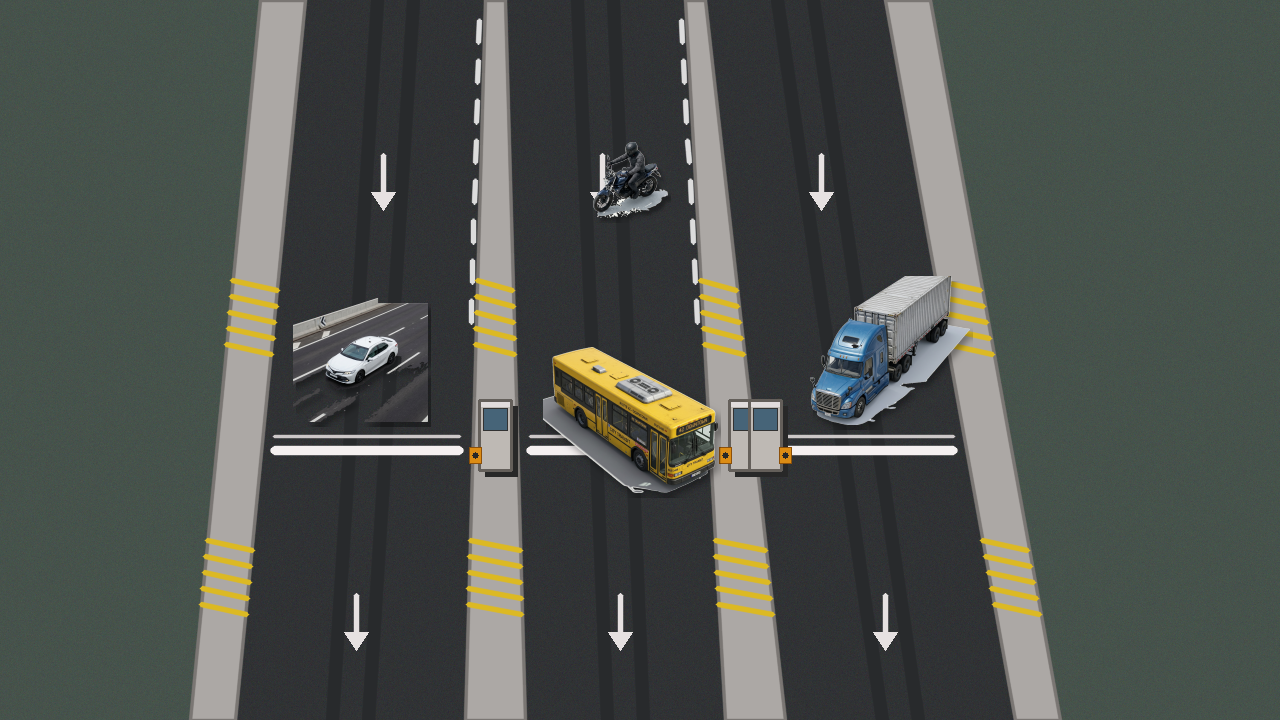
#> input picture vehicle_render_test.png, 1280 x 720 px, given in place of car_topdown_test_1790265451799.jpg, which was not available
$ python prepare_aligned_sprites.py
#> lines starting #> are read from the running program, lines starting #| are printed output that depends on the picture; after the words box and inside, x2 and y2 are one past the last pixel; in counts of white or black regions, pixels touching at a corner belong together; pictures that were not available may be replaced by others from this repository, and a replacement may not be noted
"""
Script to extract, align, rotate to +Y (downward traffic direction),
and save transparent RGBA vehicle sprites into assets/vehicles/.
Also verifies YOLOv8 detection on each generated sprite asset.
"""

import os
import cv2
import numpy as np

ARTIFACT_DIR = r"C:\Users\chand\.gemini\antigravity-ide\brain\561fba83-d737-4d92-818c-2df9aff70e06"

# (filename, output_name, rotation_angle_degrees_to_align_vertically_facing_down)
SPRITE_SPECS = {
    "car": [
        ("car_topdown_test_1790265451799.jpg", "car_01.png", 0.0),      # Grey BMW sedan (already pointing down)
        ("car_suv_topdown_1790265521084.jpg", "car_02.png", 18.0),     # White SUV (slight clockwise tilt)
        ("car_red_topdown_1790265643660.jpg", "car_03.png", 22.0),     # Red hatchback
    ],
    "truck": [
        ("truck_box_topdown_1790265551731.jpg", "truck_01.png", -32.0), # White box truck
        ("truck_cargo_topdown_1790265667043.jpg", "truck_02.png", -30.0),# Blue semi truck
    ],
    "bus": [
        ("bus_coach_topdown_1790265578552.jpg", "bus_01.png", 32.0),    # White coach bus
        ("bus_city_topdown_1790265693856.jpg", "bus_02.png", 30.0),     # Yellow city transit bus
    ],
    "motorcycle": [
        ("motorcycle_topdown_1790265607433.jpg", "motorcycle_01.png", -28.0), # Blue commuter bike
        ("motorcycle_red_topdown_1790265725012.jpg", "motorcycle_02.png", 30.0), # Red sports bike
    ]
}


def clean_and_extract_vehicle(src_path: str, rot_deg: float) -> np.ndarray:
#> called with rot_deg = 0
    img = cv2.imread(src_path)
#> img is the input picture: shape (720, 1280, 3); mean B, G, R 78.4, 83, 78.5
    if img is None:
        raise FileNotFoundError(f"Missing {src_path}")

    h, w = img.shape[:2]
#> h = 720; w = 1280

    # Remove any corner timestamps/watermarks in top 120px
    img[:120, :380] = [255, 255, 255]
    img[:120, w-380:] = [255, 255, 255]

    # Floodfill background from 4 corners
    flood_mask = np.zeros((h + 2, w + 2), dtype=np.uint8)
    diff = (22, 22, 22)
    corners = [(2, 2), (w - 3, 2), (2, h - 3), (w - 3, h - 3), (w // 2, 2)]

    # Copy for floodfill
    fill_img = img.copy()
    for cx, cy in corners:
        cv2.floodFill(fill_img, flood_mask, (cx, cy), (0, 0, 0), diff, diff, cv2.FLOODFILL_FIXED_RANGE)
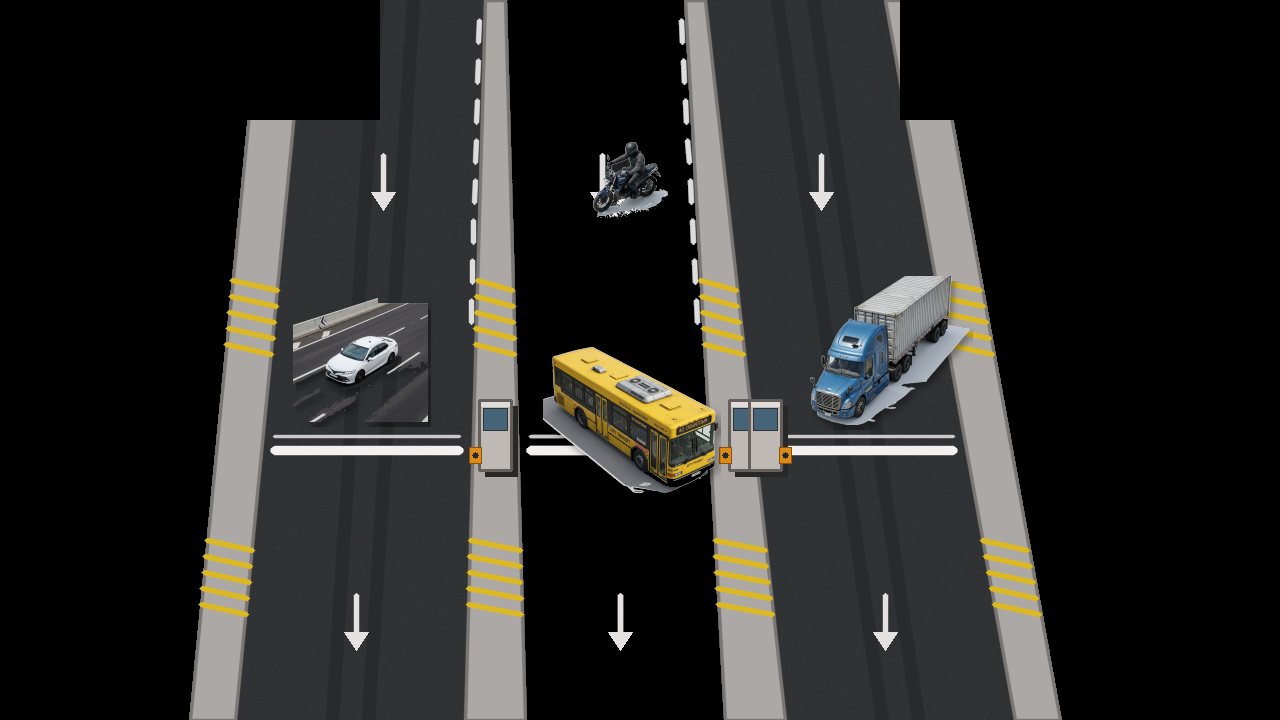
#> fill_img: shape (720, 1280, 3); mean B, G, R 40.2, 42.3, 42.7

    # In flood_mask, 1 indicates background
    bg_mask = flood_mask[1:h+1, 1:w+1]

    # Also mark anything near-white as background
    is_white = (img[:, :, 0] > 238) & (img[:, :, 1] > 238) & (img[:, :, 2] > 238)
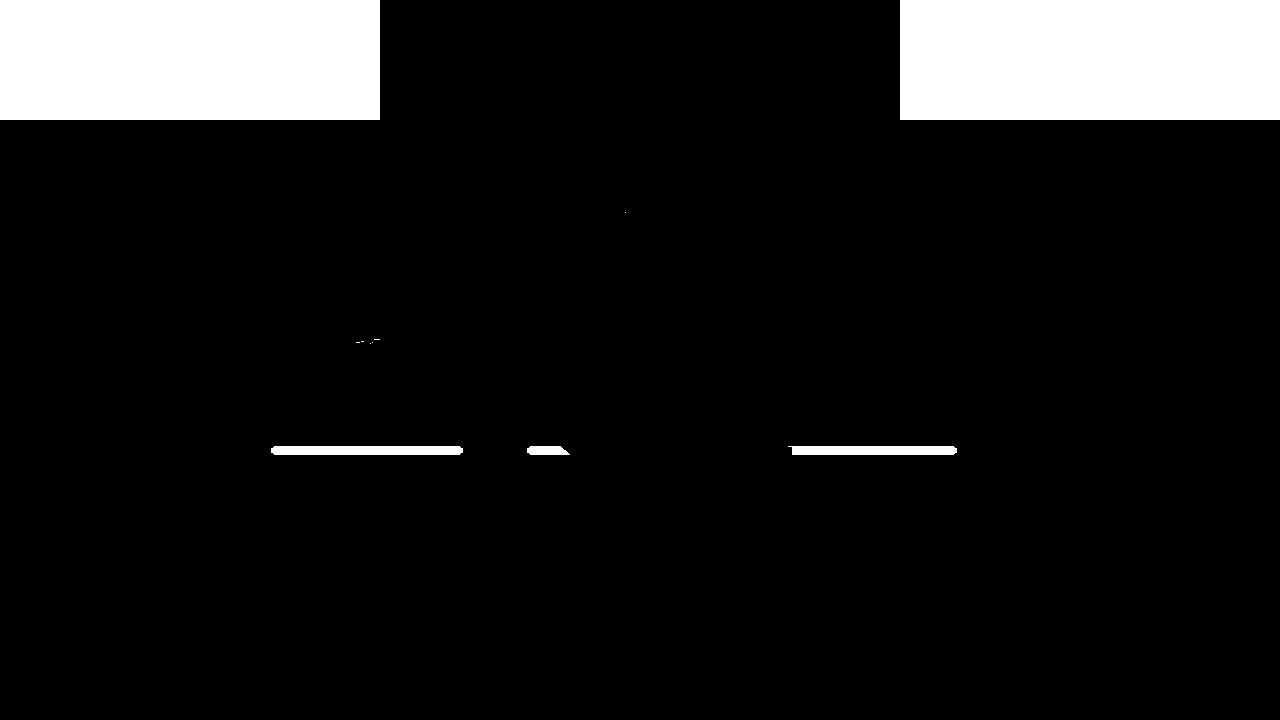
#> is_white: shape (720, 1280) bool; 10.3% white; 11 white regions (6 under 20 px), largest, box (x1, y1, x2, y2) and area: (0, 0, 380, 120) 45600, (900, 0, 1280, 120) 45600, (271, 446, 463, 455) 1708, (788, 446, 957, 455) 1479, (527, 446, 570, 455) 337
    combined_bg = (bg_mask > 0) | is_white
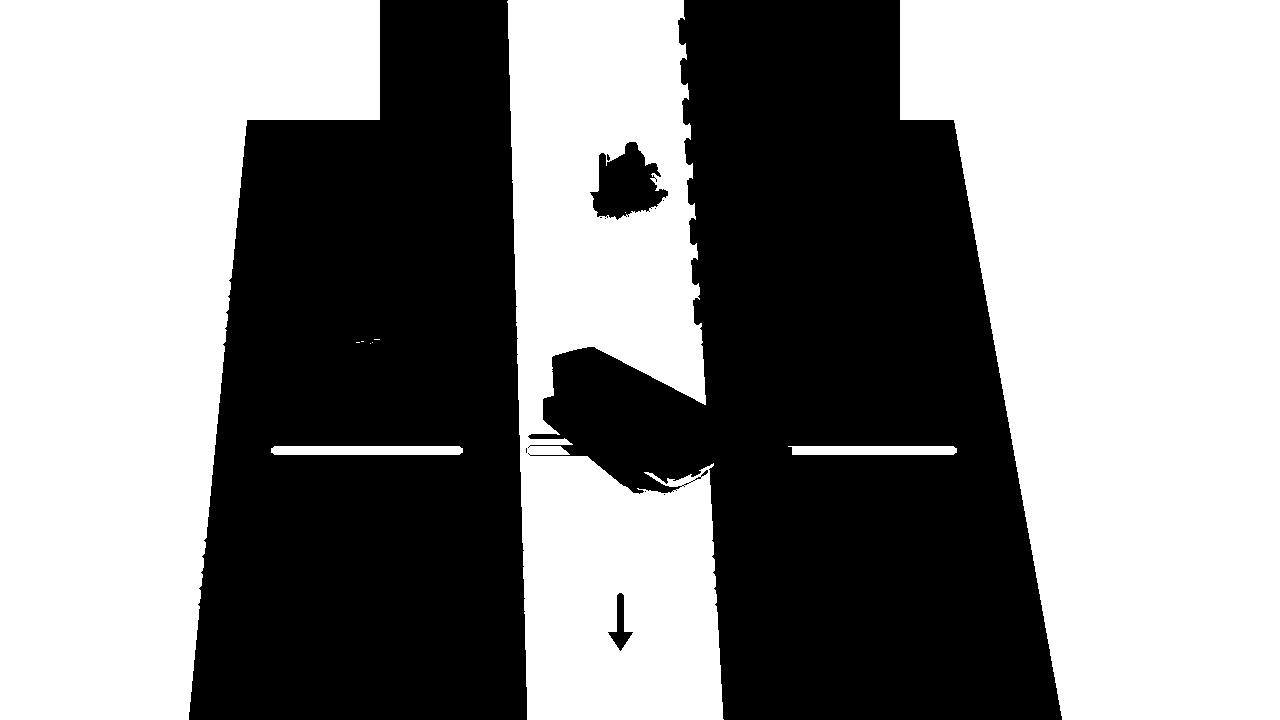
#> combined_bg: shape (720, 1280) bool; 54.3% white; 12 black regions (8 under 20 px), largest, box (x1, y1, x2, y2) and area: (528, 0, 1062, 720) 222592, (189, 0, 527, 720) 194540, (590, 142, 668, 220) 3604, (608, 593, 633, 651) 514

    # Foreground vehicle mask
    fg_mask = (~combined_bg).astype(np.uint8) * 255

    # Clean small artifacts
    k = cv2.getStructuringElement(cv2.MORPH_ELLIPSE, (5, 5))
#> k = [[0, 0, 1, 0, 0], [1, 1, 1, 1, 1], [1, 1, 1, 1, 1], [1, 1, 1, 1, 1], [0, 0, 1, 0, 0]]
    fg_mask = cv2.morphologyEx(fg_mask, cv2.MORPH_OPEN, k)
#> fg_mask: shape (720, 1280); 45.7% white; 4 white regions, box (x1, y1, x2, y2) and area: (529, 0, 1062, 720) 222329, (189, 0, 527, 720) 194517, (592, 142, 668, 219) 3523, (610, 593, 631, 649) 494
    fg_mask = cv2.morphologyEx(fg_mask, cv2.MORPH_CLOSE, k)
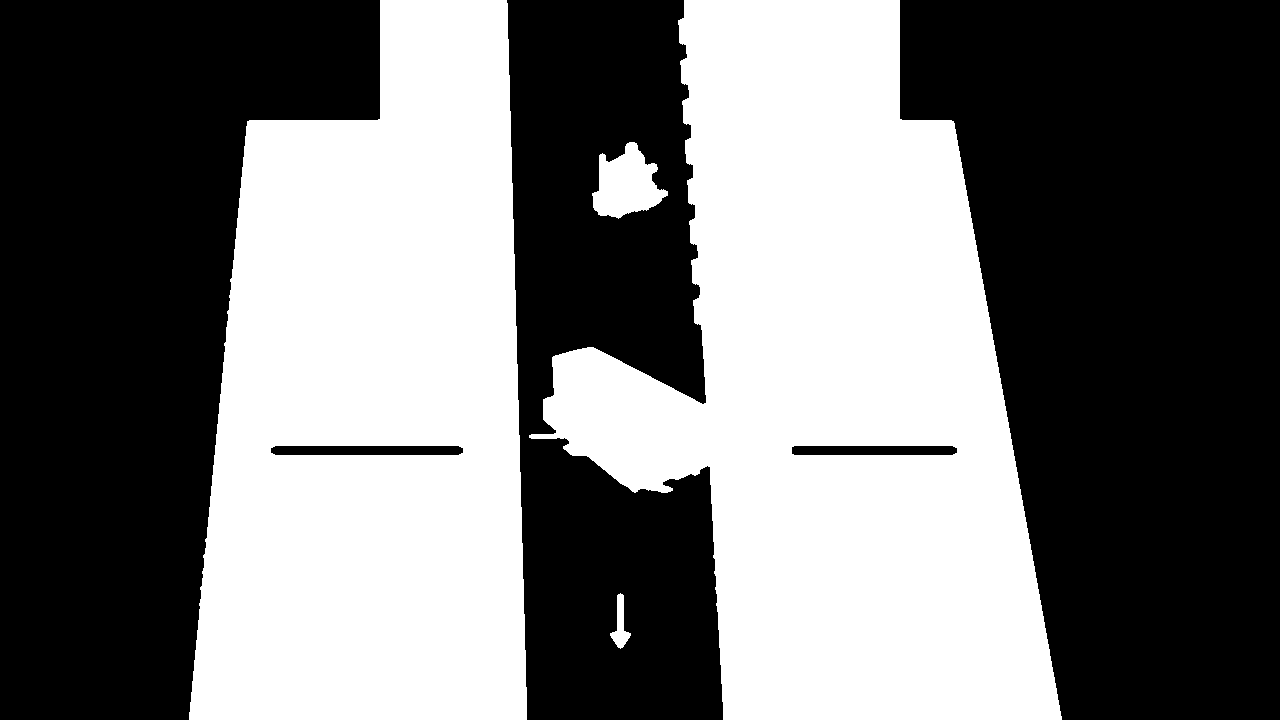
#> fg_mask: shape (720, 1280); 45.7% white; 4 white regions

    # Rotate if needed
    if abs(rot_deg) > 0.5:
        center = (w / 2.0, h / 2.0)
        M = cv2.getRotationMatrix2D(center, rot_deg, 1.0)
        # Bounding box for rotated image to avoid clipping
        cos = np.abs(M[0, 0])
        sin = np.abs(M[0, 1])
        new_w = int((h * sin) + (w * cos))
        new_h = int((h * cos) + (w * sin))
        M[0, 2] += (new_w / 2) - center[0]
        M[1, 2] += (new_h / 2) - center[1]

        img = cv2.warpAffine(img, M, (new_w, new_h), borderValue=(255, 255, 255))
        fg_mask = cv2.warpAffine(fg_mask, M, (new_w, new_h), borderValue=0)
        h, w = new_h, new_w

    # Find bounding box of foreground
    contours, _ = cv2.findContours(fg_mask, cv2.RETR_EXTERNAL, cv2.CHAIN_APPROX_SIMPLE)
#> contours = 4 contours; box (x1, y1, x2, y2) and area: (529, 0, 1062, 720) 222726, (189, 0, 527, 720) 195228, (592, 142, 668, 219) 3424, (610, 593, 631, 649) 436
    if not contours:
        return None

    # Filter out tiny noise contours
    valid_contours = [c for c in contours if cv2.contourArea(c) > 1000]
#> valid_contours = 3 contours; box (x1, y1, x2, y2) and area: (529, 0, 1062, 720) 222726, (189, 0, 527, 720) 195228, (592, 142, 668, 219) 3424
    if not valid_contours:
        valid_contours = contours

    all_pts = np.vstack(valid_contours)
#> all_pts = contour of 1046 points, box (x1, y1, x2, y2) (189, 0, 1062, 720), area 434372
    x, y, cw, ch = cv2.boundingRect(all_pts)
#> x = 189; y = 0; cw = 873; ch = 720

    # Add margin
    pad = 6
    x1 = max(0, x - pad)
#> x1 = 183
    y1 = max(0, y - pad)
#> y1 = 0
    x2 = min(w, x + cw + pad)
#> x2 = 1068
    y2 = min(h, y + ch + pad)
#> y2 = 720

    crop_img = img[y1:y2, x1:x2]
    crop_fg = fg_mask[y1:y2, x1:x2]
#> crop_fg: shape (720, 885); 66.1% white; 5 black regions, box (x1, y1, x2, y2) and area: (324, 0, 540, 720) 112232, (717, 0, 885, 720) 56142, (0, 0, 197, 720) 44538, (88, 446, 280, 455) 1704, (609, 446, 774, 455) 1469

    # Smooth alpha edge
    alpha = cv2.GaussianBlur(crop_fg, (3, 3), 0)

    # Merge BGRA
    b, g, r = cv2.split(crop_img)
    bgra = cv2.merge([b, g, r, alpha])

    return bgra


def main():
    base_dir = "assets/vehicles"
    os.makedirs(base_dir, exist_ok=True)

    overview_tiles = []

    for cat, items in SPRITE_SPECS.items():
        cat_dir = os.path.join(base_dir, cat)
        os.makedirs(cat_dir, exist_ok=True)

        for src_name, out_name, rot in items:
            src_path = os.path.join(ARTIFACT_DIR, src_name)
            out_path = os.path.join(cat_dir, out_name)

            bgra = clean_and_extract_vehicle(src_path, rot)
            if bgra is not None:
                cv2.imwrite(out_path, bgra)
                print(f"[{cat.upper()}] Processed {out_name}: {bgra.shape[1]}x{bgra.shape[0]} px")
#| [CAR] Processed car_01.png: 885x720 px

                # Make preview thumbnail on dark road surface
                thumb_h = 240
                thumb_w = int(bgra.shape[1] * (thumb_h / bgra.shape[0]))
#> thumb_w = 295
                thumb = cv2.resize(bgra, (thumb_w, thumb_h), interpolation=cv2.INTER_AREA)
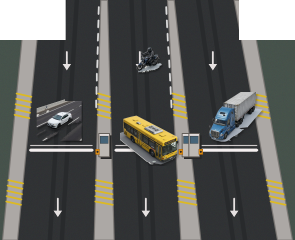
#> thumb: shape (240, 295, 4); mean B, G, R, A 91.3, 94.5, 93.7, 168.5

                # Composite over road color
                tile = np.full((thumb_h + 40, max(thumb_w + 40, 160), 3), (52, 50, 48), dtype=np.uint8)
                tx = (tile.shape[1] - thumb_w) // 2
#> tx = 20
                ty = 10

                # Alpha blend
                alpha_f = thumb[:, :, 3] / 255.0
                for c in range(3):
                    tile[ty:ty+thumb_h, tx:tx+thumb_w, c] = (
                        alpha_f * thumb[:, :, c] + (1.0 - alpha_f) * tile[ty:ty+thumb_h, tx:tx+thumb_w, c]
                    )

                cv2.putText(tile, f"{cat}: {out_name}", (10, thumb_h + 30),
                            cv2.FONT_HERSHEY_SIMPLEX, 0.45, (240, 240, 240), 1, cv2.LINE_AA)
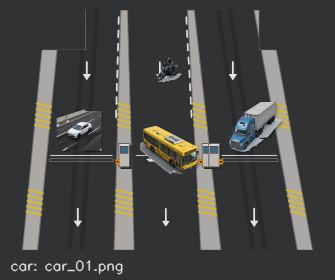
#> tile: shape (280, 335, 3); mean B, G, R 69.5, 70.7, 70.1
                overview_tiles.append(tile)

    # Save overview grid image
    if overview_tiles:
        max_th = max(t.shape[0] for t in overview_tiles)
        total_tw = sum(t.shape[1] for t in overview_tiles[:5])
        # Two rows
        row1 = np.hstack([cv2.copyMakeBorder(t, 0, max_th - t.shape[0], 0, 0, cv2.BORDER_CONSTANT, value=(40, 40, 40)) for t in overview_tiles[:5]])
        row2_tiles = overview_tiles[5:]
        row2 = np.hstack([cv2.copyMakeBorder(t, 0, max_th - t.shape[0], 0, 0, cv2.BORDER_CONSTANT, value=(40, 40, 40)) for t in row2_tiles])
        if row2.shape[1] < row1.shape[1]:
            row2 = cv2.copyMakeBorder(row2, 0, 0, 0, row1.shape[1] - row2.shape[1], cv2.BORDER_CONSTANT, value=(40, 40, 40))

        grid = np.vstack([row1, row2])
        cv2.imwrite("assets/sprite_overview.png", grid)
        print("Saved sprite overview to assets/sprite_overview.png")


if __name__ == "__main__":
#> (the run stopped early here; a loop or call above may not have finished)
